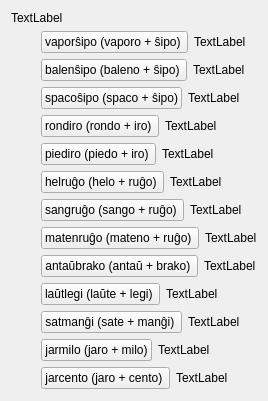
     <widget class="QWidget" name="tab_6">
      <attribute name="icon">
       <iconset resource="ikonoj.qrc">
        <normaloff>:/ikonoj/leciono.png</normaloff>:/ikonoj/leciono.png</iconset>
      </attribute>
      <attribute name="title">
       <string>6</string>
      </attribute>
      <layout class="QVBoxLayout" name="verticalLayout_45">
       <item>
        <widget class="QLabel" name="Lec12_Label5">
         <property name="text">
          <string>TextLabel</string>
         </property>
         <property name="wordWrap">
          <bool>true</bool>
         </property>
        </widget>
       </item>
       <item>
        <layout class="QHBoxLayout" name="horizontalLayout_76">
         <item>
          <spacer name="horizontalSpacer_20">
           <property name="orientation">
            <enum>Qt::Horizontal</enum>
           </property>
           <property name="sizeType">
            <enum>QSizePolicy::Fixed</enum>
           </property>
           <property name="sizeHint" stdset="0">
            <size>
             <width>30</width>
             <height>20</height>
            </size>
           </property>
          </spacer>
         </item>
         <item>
          <layout class="QVBoxLayout" name="verticalLayout_44">
           <property name="spacing">
            <number>6</number>
           </property>
           <item>
            <layout class="QHBoxLayout" name="horizontalLayout_63" stretch="3,1">
             <item>
              <widget class="neklakebla" name="pushButton_47">
               <property name="sizePolicy">
                <sizepolicy hsizetype="Maximum" vsizetype="Fixed">
                 <horstretch>0</horstretch>
                 <verstretch>0</verstretch>
                </sizepolicy>
               </property>
               <property name="text">
                <string>vaporŝipo (vaporo + ŝipo) </string>
               </property>
              </widget>
             </item>
             <item>
              <widget class="QLabel" name="Lec12_Label69">
               <property name="text">
                <string>TextLabel</string>
               </property>
               <property name="wordWrap">
                <bool>true</bool>
               </property>
              </widget>
             </item>
            </layout>
           </item>
           <item>
            <layout class="QHBoxLayout" name="horizontalLayout_64" stretch="3,1">
             <item>
              <widget class="neklakebla" name="pushButton_48">
               <property name="sizePolicy">
                <sizepolicy hsizetype="Maximum" vsizetype="Fixed">
                 <horstretch>0</horstretch>
                 <verstretch>0</verstretch>
                </sizepolicy>
               </property>
               <property name="text">
                <string>balenŝipo (baleno + ŝipo) </string>
               </property>
              </widget>
             </item>
             <item>
              <widget class="QLabel" name="Lec12_Label70">
               <property name="text">
                <string>TextLabel</string>
               </property>
               <property name="wordWrap">
                <bool>true</bool>
               </property>
              </widget>
             </item>
            </layout>
           </item>
           <item>
            <layout class="QHBoxLayout" name="horizontalLayout_65" stretch="3,1">
             <item>
              <widget class="neklakebla" name="pushButton_54">
               <property name="sizePolicy">
                <sizepolicy hsizetype="Maximum" vsizetype="Fixed">
                 <horstretch>0</horstretch>
                 <verstretch>0</verstretch>
                </sizepolicy>
               </property>
               <property name="text">
                <string>spacoŝipo (spaco + ŝipo)</string>
               </property>
              </widget>
             </item>
             <item>
              <widget class="QLabel" name="Lec12_Label71">
               <property name="text">
                <string>TextLabel</string>
               </property>
               <property name="wordWrap">
                <bool>true</bool>
               </property>
              </widget>
             </item>
            </layout>
           </item>
           <item>
            <layout class="QHBoxLayout" name="horizontalLayout_66" stretch="3,1">
             <item>
              <widget class="neklakebla" name="pushButton_55">
               <property name="sizePolicy">
                <sizepolicy hsizetype="Maximum" vsizetype="Fixed">
                 <horstretch>0</horstretch>
                 <verstretch>0</verstretch>
                </sizepolicy>
               </property>
               <property name="text">
                <string>rondiro (rondo + iro) </string>
               </property>
              </widget>
             </item>
             <item>
              <widget class="QLabel" name="Lec12_Label72">
               <property name="text">
                <string>TextLabel</string>
               </property>
               <property name="wordWrap">
                <bool>true</bool>
               </property>
              </widget>
             </item>
            </layout>
           </item>
           <item>
            <layout class="QHBoxLayout" name="horizontalLayout_67" stretch="3,1">
             <item>
              <widget class="neklakebla" name="pushButton_56">
               <property name="sizePolicy">
                <sizepolicy hsizetype="Maximum" vsizetype="Fixed">
                 <horstretch>0</horstretch>
                 <verstretch>0</verstretch>
                </sizepolicy>
               </property>
               <property name="text">
                <string>piediro (piedo + iro) </string>
               </property>
              </widget>
             </item>
             <item>
              <widget class="QLabel" name="Lec12_Label73">
               <property name="text">
                <string>TextLabel</string>
               </property>
               <property name="wordWrap">
                <bool>true</bool>
               </property>
              </widget>
             </item>
            </layout>
           </item>
           <item>
            <layout class="QHBoxLayout" name="horizontalLayout_68" stretch="3,1">
             <item>
              <widget class="neklakebla" name="pushButton_57">
               <property name="sizePolicy">
                <sizepolicy hsizetype="Maximum" vsizetype="Fixed">
                 <horstretch>0</horstretch>
                 <verstretch>0</verstretch>
                </sizepolicy>
               </property>
               <property name="text">
                <string>helruĝo (helo + ruĝo) </string>
               </property>
              </widget>
             </item>
             <item>
              <widget class="QLabel" name="Lec12_Label74">
               <property name="text">
                <string>TextLabel</string>
               </property>
               <property name="wordWrap">
                <bool>true</bool>
               </property>
              </widget>
             </item>
            </layout>
           </item>
           <item>
            <layout class="QHBoxLayout" name="horizontalLayout_69" stretch="3,1">
             <item>
              <widget class="neklakebla" name="pushButton_58">
               <property name="sizePolicy">
                <sizepolicy hsizetype="Maximum" vsizetype="Fixed">
                 <horstretch>0</horstretch>
                 <verstretch>0</verstretch>
                </sizepolicy>
               </property>
               <property name="text">
                <string>sangruĝo (sango + ruĝo) </string>
               </property>
              </widget>
             </item>
             <item>
              <widget class="QLabel" name="Lec12_Label75">
               <property name="text">
                <string>TextLabel</string>
               </property>
               <property name="wordWrap">
                <bool>true</bool>
               </property>
              </widget>
             </item>
            </layout>
           </item>
           <item>
            <layout class="QHBoxLayout" name="horizontalLayout_70" stretch="3,1">
             <item>
              <widget class="neklakebla" name="pushButton_59">
               <property name="sizePolicy">
                <sizepolicy hsizetype="Maximum" vsizetype="Fixed">
                 <horstretch>0</horstretch>
                 <verstretch>0</verstretch>
                </sizepolicy>
               </property>
               <property name="text">
                <string>matenruĝo (mateno + ruĝo) </string>
               </property>
              </widget>
             </item>
             <item>
              <widget class="QLabel" name="Lec12_Label76">
               <property name="text">
                <string>TextLabel</string>
               </property>
               <property name="wordWrap">
                <bool>true</bool>
               </property>
              </widget>
             </item>
            </layout>
           </item>
           <item>
            <layout class="QHBoxLayout" name="horizontalLayout_71" stretch="3,1">
             <item>
              <widget class="neklakebla" name="pushButton_60">
               <property name="sizePolicy">
                <sizepolicy hsizetype="Maximum" vsizetype="Fixed">
                 <horstretch>0</horstretch>
                 <verstretch>0</verstretch>
                </sizepolicy>
               </property>
               <property name="text">
                <string>antaŭbrako (antaŭ + brako) </string>
               </property>
              </widget>
             </item>
             <item>
              <widget class="QLabel" name="Lec12_Label77">
               <property name="text">
                <string>TextLabel</string>
               </property>
               <property name="wordWrap">
                <bool>true</bool>
               </property>
              </widget>
             </item>
            </layout>
           </item>
           <item>
            <layout class="QHBoxLayout" name="horizontalLayout_72" stretch="3,1">
             <item>
              <widget class="neklakebla" name="pushButton_61">
               <property name="sizePolicy">
                <sizepolicy hsizetype="Maximum" vsizetype="Fixed">
                 <horstretch>0</horstretch>
                 <verstretch>0</verstretch>
                </sizepolicy>
               </property>
               <property name="text">
                <string>laŭtlegi (laŭte + legi) </string>
               </property>
              </widget>
             </item>
             <item>
              <widget class="QLabel" name="Lec12_Label78">
               <property name="text">
                <string>TextLabel</string>
               </property>
               <property name="wordWrap">
                <bool>true</bool>
               </property>
              </widget>
             </item>
            </layout>
           </item>
           <item>
            <layout class="QHBoxLayout" name="horizontalLayout_73" stretch="3,1">
             <item>
              <widget class="neklakebla" name="pushButton_62">
               <property name="sizePolicy">
                <sizepolicy hsizetype="Maximum" vsizetype="Fixed">
                 <horstretch>0</horstretch>
                 <verstretch>0</verstretch>
                </sizepolicy>
               </property>
               <property name="text">
                <string>satmanĝi (sate + manĝi) </string>
               </property>
              </widget>
             </item>
             <item>
              <widget class="QLabel" name="Lec12_Label79">
               <property name="text">
                <string>TextLabel</string>
               </property>
               <property name="wordWrap">
                <bool>true</bool>
               </property>
              </widget>
             </item>
            </layout>
           </item>
           <item>
            <layout class="QHBoxLayout" name="horizontalLayout_74" stretch="3,1">
             <item>
              <widget class="neklakebla" name="pushButton_63">
               <property name="sizePolicy">
                <sizepolicy hsizetype="Maximum" vsizetype="Fixed">
                 <horstretch>0</horstretch>
                 <verstretch>0</verstretch>
                </sizepolicy>
               </property>
               <property name="text">
                <string>jarmilo (jaro + milo)</string>
               </property>
              </widget>
             </item>
             <item>
              <widget class="QLabel" name="Lec12_Label80">
               <property name="text">
                <string>TextLabel</string>
               </property>
               <property name="wordWrap">
                <bool>true</bool>
               </property>
              </widget>
             </item>
            </layout>
           </item>
           <item>
            <layout class="QHBoxLayout" name="horizontalLayout_75" stretch="3,1">
             <item>
              <widget class="neklakebla" name="pushButton_64">
               <property name="sizePolicy">
                <sizepolicy hsizetype="Maximum" vsizetype="Fixed">
                 <horstretch>0</horstretch>
                 <verstretch>0</verstretch>
                </sizepolicy>
               </property>
               <property name="text">
                <string>jarcento (jaro + cento) </string>
               </property>
              </widget>
             </item>
             <item>
              <widget class="QLabel" name="Lec12_Label81">
               <property name="text">
                <string>TextLabel</string>
               </property>
               <property name="wordWrap">
                <bool>true</bool>
               </property>
              </widget>
             </item>
            </layout>
           </item>
          </layout>
         </item>
        </layout>
       </item>
       <item>
        <spacer name="verticalSpacer_11">
         <property name="orientation">
          <enum>Qt::Vertical</enum>
         </property>
         <property name="sizeHint" stdset="0">
          <size>
           <width>20</width>
           <height>1</height>
          </size>
         </property>
        </spacer>
       </item>
      </layout>
     </widget>
